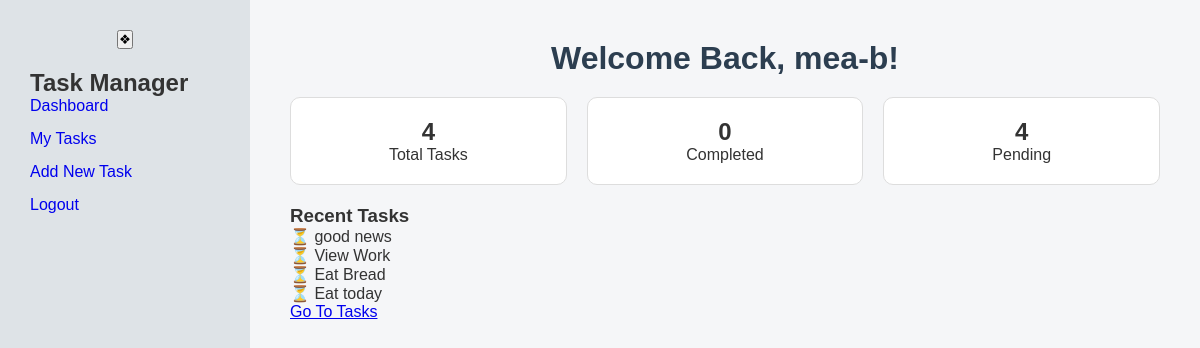
The app's page /tasks/dashboard/ (signed in), older data.
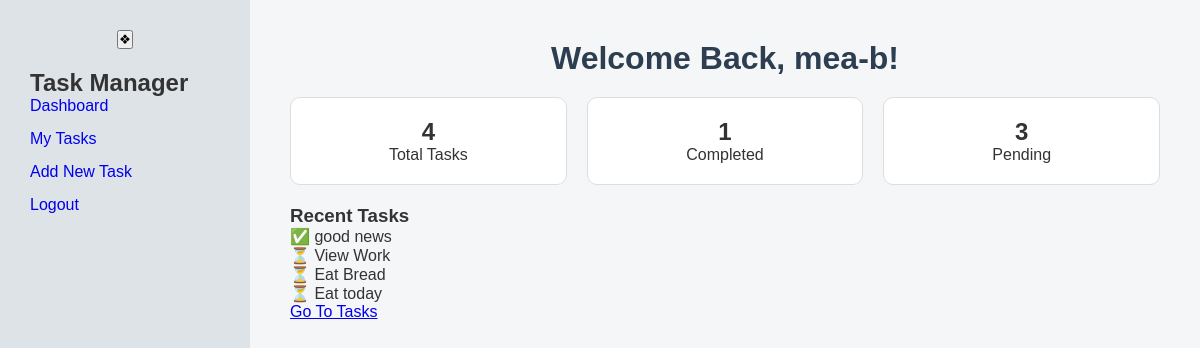
The same page, newer data.
### tasks/models.py (models this page shows, shortened)
class Task(models.Model):
    class Priority(models.TextChoices) :
        Low = 'low,' 'Low',
        Medium ='medium', 'Medium'
        High = 'high',"High"
    user = models.ForeignKey(User, on_delete = models.CASCADE)
    title = models.CharField(max_length = 200)
    description = models.TextField(blank = True)
    completed = models.BooleanField(default = False)
    due_date = models.DateField(null = True,blank = True)
    priority = models.CharField(max_length = 10,choices = Priority, default = 'low')
    created_at = models.DateTimeField(auto_now_add = True)

### tasks/views.py (the view)
# urls.py: path('dashboard/',views.dashboard,name = 'dashboard'),
@login_required
def dashboard(request):
    tasks = Task.objects.filter(user = request.user)
    total_tasks = tasks.count()
    completed_tasks = tasks.filter(completed = True).count()
    pending_tasks = total_tasks - completed_tasks
    recent_tasks = tasks.order_by('-id')[:5]
    return render(request,'tasks-temps/dashboard.html',{
        'total_tasks': total_tasks,
        'completed_tasks': completed_tasks,
        'pending_tasks': pending_tasks,
        'tasks':recent_tasks
    })

### tasks/templates/tasks-temps/dashboard.html
{% extends 'tasks-temps/base.html' %}
{% load static%}
{% block content %}
<h1>Welcome Back, {{request.user.username}}!</h1>
<div class="cards">
    <div class="card">
        <h2>{{ total_tasks }}</h2>
        <p>Total Tasks</p>
    </div>
    <div class="card">
        <h2>{{ completed_tasks }}</h2>
        <p>Completed</p>
    </div>
    <div class="card">
        <h2>{{ pending_tasks }}</h2>
        <p>Pending</p>
    </div>
</div>
<h3>Recent Tasks</h3>
{% for task in tasks %}
    <p>
        {% if task.completed %}
            ✅ {{ task.title }}
        {% else %}
            ⏳ {{ task.title }}
        {% endif %}
    </p>
{% empty %}
    <p>No tasks yet</p>
{% endfor %}
<a href="{% url 'task_list' %}">Go To Tasks</a>
{% endblock %}

Row changes from the older to the newer data that the page shows:
changed Task "good news": completed "⏳" → "✅"
Text that changed along with them:
{{ completed_tasks }}: "0" → "1"
{{ pending_tasks }}: "4" → "3"
